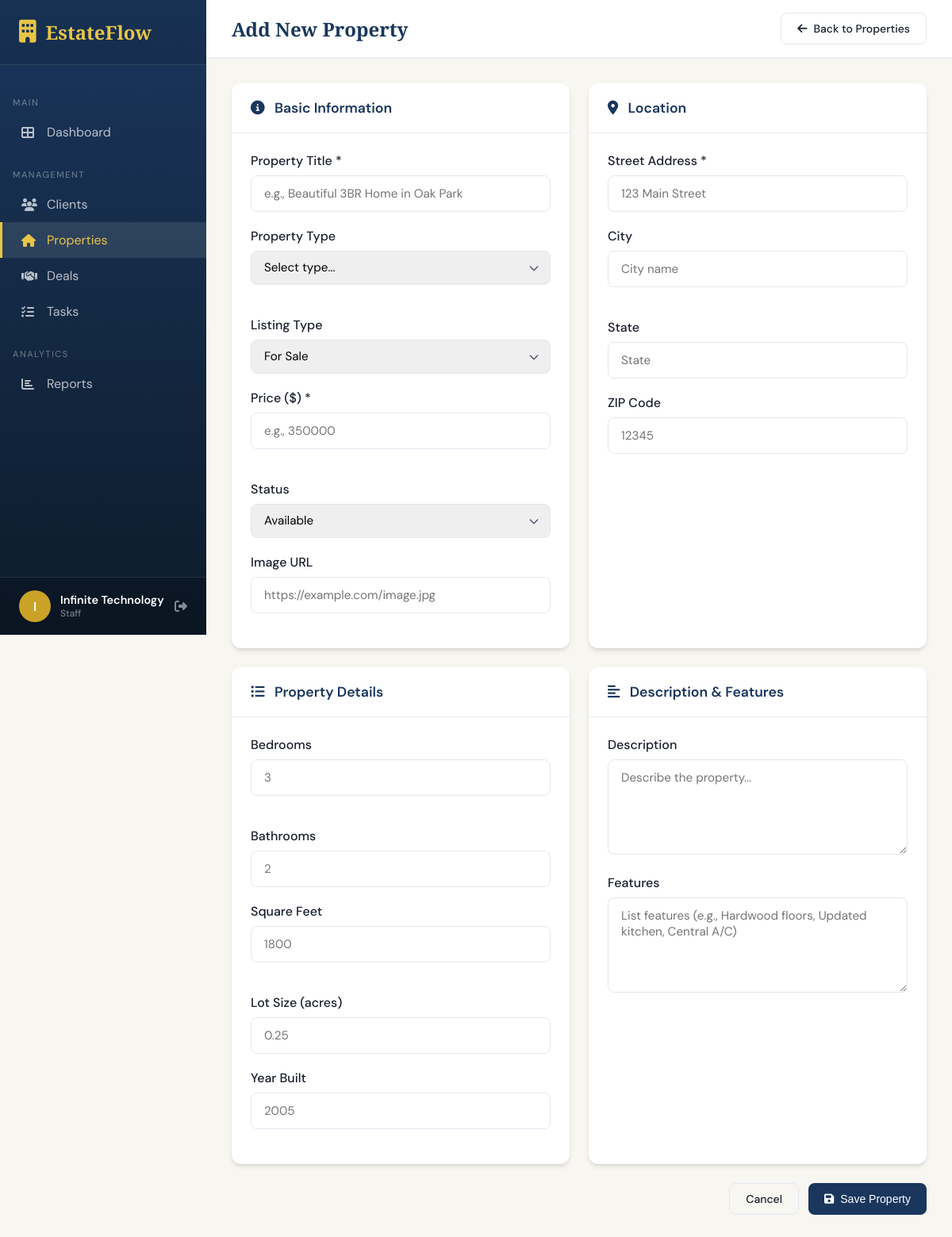
Page /properties/add (signed in) on the committed database.
### app.py (models this page shows, shortened)
class User(UserMixin, db.Model):
    id = db.Column(db.Integer, primary_key=True)
    username = db.Column(db.String(80), unique=True, nullable=False)
    email = db.Column(db.String(120), unique=True, nullable=False)
    password_hash = db.Column(db.String(256), nullable=False)
    role = db.Column(db.String(20), default='staff')  # admin, manager, staff
    first_name = db.Column(db.String(50))
    last_name = db.Column(db.String(50))
    phone = db.Column(db.String(20))
    position = db.Column(db.String(50))  # e.g., Senior Agent, Junior Agent, etc.
    hire_date = db.Column(db.Date)
    commission_rate = db.Column(db.Float, default=3.0)
    is_active = db.Column(db.Boolean, default=True)
    avatar_color = db.Column(db.String(20), default='#1a365d')
    created_at = db.Column(db.DateTime, default=datetime.utcnow)
    created_by = db.Column(db.Integer, db.ForeignKey('user.id'))
    properties = db.relationship('Property', backref='agent', lazy=True, foreign_keys='Property.agent_id')
    clients = db.relationship('Client', backref='agent', lazy=True, foreign_keys='Client.agent_id')
    tasks = db.relationship('Task', backref='assigned_to', lazy=True, foreign_keys='Task.user_id')
    @property
    def full_name(self):
        if self.first_name and self.last_name:
            return f"{self.first_name} {self.last_name}"
        return self.username
    def is_admin(self):
        return self.role == 'admin'

### app.py (the view, shortened to what this page needs)
@app.route('/properties/add', methods=['GET', 'POST'])
@login_required
def add_property():
    return render_template('property_form.html', property=None)

### templates/property_form.html (shortened to what this page needs)
{% extends "base.html" %}
{% block content %}
<div class="top-bar">
    <h1 class="page-title">{{ 'Edit' if property else 'Add New' }} Property</h1>
    <div class="top-actions">
        <a href="{{ url_for('properties') }}" class="btn btn-outline">
            <i class="fas fa-arrow-left"></i> Back to Properties
        </a>
    </div>
</div>
<div class="content-area">
    <form method="POST">
        <div class="grid-2">
            <div class="card">
                <div class="card-header">
                    <h3 class="card-title">
                        <i class="fas fa-info-circle" style="margin-right: 8px;"></i>
                        Basic Information
                    </h3>
                </div>
                <div class="card-body">
                    <div class="form-group">
                        <label class="form-label">Property Title *</label>
                        <input type="text" name="title" class="form-control" required
                               value="{{ property.title if property else '' }}" placeholder="e.g., Beautiful 3BR Home in Oak Park">
                    </div>
                    <div class="form-row">
                        <div class="form-group">
                            <label class="form-label">Property Type</label>
                            <select name="property_type" class="form-control">
                                <option value="">Select type...</option>
                            </select>
                        </div>
                        <div class="form-group">
                            <label class="form-label">Listing Type</label>
                            <select name="listing_type" class="form-control">
                                <option value="sale" {% if property and property.listing_type == 'sale' %}selected{% endif %}>For Sale</option>
                            </select>
                        </div>
                    </div>
                    <div class="form-row">
                        <div class="form-group">
                            <label class="form-label">Price ($) *</label>
                            <input type="number" name="price" class="form-control" required step="100"
                                   value="{{ property.price|int if property else '' }}" placeholder="e.g., 350000">
                        </div>
                        <div class="form-group">
                            <label class="form-label">Status</label>
                            <select name="status" class="form-control">
                                <option value="available" {% if property and property.status == 'available' %}selected{% endif %}>Available</option>
                            </select>
                        </div>
                    </div>
                    <div class="form-group">
                        <label class="form-label">Image URL</label>
                        <input type="url" name="image_url" class="form-control"
                               value="{{ property.image_url if property else '' }}" placeholder="https://example.com/image.jpg">
                    </div>
                </div>
            </div>
            <div class="card">
                <div class="card-header">
                    <h3 class="card-title">
                        <i class="fas fa-map-marker-alt" style="margin-right: 8px;"></i>
                        Location
                    </h3>
                </div>
                <div class="card-body">
                    <div class="form-group">
                        <label class="form-label">Street Address *</label>
                        <input type="text" name="address" class="form-control" required
                               value="{{ property.address if property else '' }}" placeholder="123 Main Street">
                    </div>
                    <div class="form-row">
                        <div class="form-group">
                            <label class="form-label">City</label>
                            <input type="text" name="city" class="form-control"
                                   value="{{ property.city if property else '' }}" placeholder="City name">
                        </div>
                        <div class="form-group">
                            <label class="form-label">State</label>
                            <input type="text" name="state" class="form-control"
                                   value="{{ property.state if property else '' }}" placeholder="State">
                        </div>
                    </div>
                    <div class="form-group">
                        <label class="form-label">ZIP Code</label>
                        <input type="text" name="zip_code" class="form-control"
                               value="{{ property.zip_code if property else '' }}" placeholder="12345">
                    </div>
                </div>
            </div>
            <div class="card">
                <div class="card-header">
                    <h3 class="card-title">
                        <i class="fas fa-list-ul" style="margin-right: 8px;"></i>
                        Property Details
                    </h3>
                </div>
                <div class="card-body">
                    <div class="form-row">
                        <div class="form-group">
                            <label class="form-label">Bedrooms</label>
                            <input type="number" name="bedrooms" class="form-control" min="0"
                                   value="{{ property.bedrooms if property else '' }}" placeholder="3">
                        </div>
                        <div class="form-group">
                            <label class="form-label">Bathrooms</label>
                            <input type="number" name="bathrooms" class="form-control" min="0" step="0.5"
                                   value="{{ property.bathrooms if property else '' }}" placeholder="2">
                        </div>
                    </div>
                    <div class="form-row">
                        <div class="form-group">
                            <label class="form-label">Square Feet</label>
                            <input type="number" name="sqft" class="form-control" min="0"
                                   value="{{ property.sqft if property else '' }}" placeholder="1800">
                        </div>
                        <div class="form-group">
                            <label class="form-label">Lot Size (acres)</label>
                            <input type="number" name="lot_size" class="form-control" min="0" step="0.01"
                                   value="{{ property.lot_size if property else '' }}" placeholder="0.25">
                        </div>
                    </div>
                    <div class="form-group">
                        <label class="form-label">Year Built</label>
                        <input type="number" name="year_built" class="form-control" min="1800" max="2025"
                               value="{{ property.year_built if property else '' }}" placeholder="2005">
                    </div>
                </div>
            </div>
            <div class="card">
                <div class="card-header">
                    <h3 class="card-title">
                        <i class="fas fa-align-left" style="margin-right: 8px;"></i>
                        Description & Features
                    </h3>
                </div>
                <div class="card-body">
                    <div class="form-group">
                        <label class="form-label">Description</label>
                        <textarea name="description" class="form-control" rows="4"
                                  placeholder="Describe the property...">{{ property.description if property else '' }}</textarea>
                    </div>
                    <div class="form-group">
                        <label class="form-label">Features</label>
                        <textarea name="features" class="form-control" rows="3"
                                  placeholder="List features (e.g., Hardwood floors, Updated kitchen, Central A/C)">{{ property.features if property else '' }}</textarea>
                    </div>
                </div>
            </div>
        </div>
        <div style="display: flex; gap: 12px; justify-content: flex-end; margin-top: 24px;">
            <a href="{{ url_for('properties') }}" class="btn btn-outline">Cancel</a>
            <button type="submit" class="btn btn-primary">
                <i class="fas fa-save"></i>
                {{ 'Update' if property else 'Save' }} Property
            </button>
        </div>
    </form>
</div>
{% endblock %}

### templates/base.html (shortened to what this page needs)
<!DOCTYPE html>
<html lang="en">
<head>
    <link rel="stylesheet" href="https://cdnjs.cloudflare.com/ajax/libs/font-awesome/6.4.0/css/all.min.css">
</head>
<body>
    {% if current_user.is_authenticated %}
    <aside class="sidebar">
        <div class="sidebar-header">
            <div class="sidebar-logo">
                <i class="fas fa-building"></i>
                <span>EstateFlow</span>
            </div>
        </div>
        <nav class="sidebar-nav">
            <div class="nav-section">Main</div>
            <a href="{{ url_for('dashboard') }}" class="nav-link {% if request.endpoint == 'dashboard' %}active{% endif %}">
                <i class="fas fa-th-large"></i>
                <span>Dashboard</span>
            </a>
            <div class="nav-section">Management</div>
            <a href="{{ url_for('clients') }}" class="nav-link {% if 'client' in request.endpoint %}active{% endif %}">
                <i class="fas fa-users"></i>
                <span>Clients</span>
            </a>
            <a href="{{ url_for('properties') }}" class="nav-link {% if 'propert' in request.endpoint %}active{% endif %}">
                <i class="fas fa-home"></i>
                <span>Properties</span>
            </a>
            <a href="{{ url_for('deals') }}" class="nav-link {% if 'deal' in request.endpoint %}active{% endif %}">
                <i class="fas fa-handshake"></i>
                <span>Deals</span>
            </a>
            <a href="{{ url_for('tasks') }}" class="nav-link {% if 'task' in request.endpoint %}active{% endif %}">
                <i class="fas fa-tasks"></i>
                <span>Tasks</span>
            </a>
            <div class="nav-section">Analytics</div>
            <a href="{{ url_for('reports') }}" class="nav-link {% if request.endpoint == 'reports' %}active{% endif %}">
                <i class="fas fa-chart-bar"></i>
                <span>Reports</span>
            </a>
        </nav>
        <div class="sidebar-footer">
            <div class="user-info">
                <div class="user-avatar">{{ current_user.first_name[0]|upper if current_user.first_name else current_user.username[0]|upper }}</div>
                <div class="user-details">
                    <div class="user-name">{{ current_user.full_name }}</div>
                    <div class="user-role">{{ current_user.role|capitalize }}</div>
                </div>
                <a href="{{ url_for('logout') }}" title="Logout" style="color: rgba(255,255,255,0.5);">
                    <i class="fas fa-sign-out-alt"></i>
                </a>
            </div>
        </div>
    </aside>
    {% endif %}
    <main class="main-content" {% if not current_user.is_authenticated %}style="margin-left: 0;"{% endif %}>
        {% block content %}{% endblock %}
    </main>
</body>
</html>

### rows in the picture
User: first_name "I", full_name "Infinite Technology", role "Staff"

### other values in the picture
{{ 'Edit' if property else 'Add New' }} "Add New"
{{ 'Update' if property else 'Save' }} "Save"
